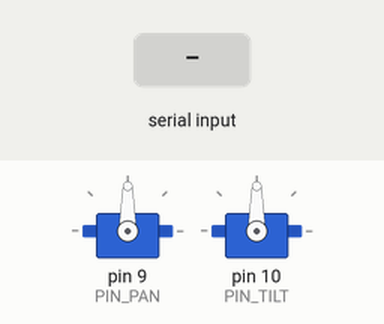
The sketch below on a simulated Arduino Uno, built with avr-gcc and run on an emulated ATmega328P. On the bench: 2 × servo. The test bench sets the inputs (shaded band). What the sketch prints to the serial monitor is not drawn.

Above: at 1.2 s.
1.3 s: "90,45\n" received over Serial
At 2.7 s:
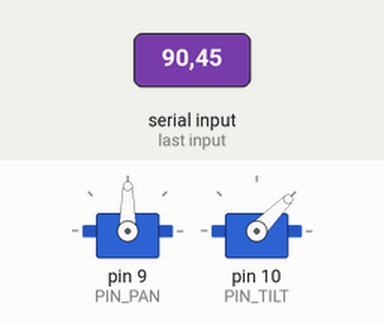
3.1 s: "30,150\n" received over Serial
At 4.4 s:
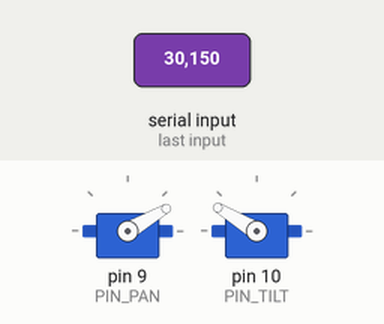
5.0 s: "1,90\n" received over Serial
At 6.7 s:
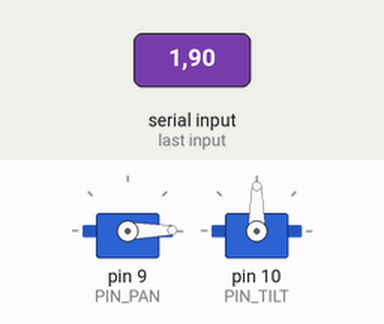
Timing chart, 0 to 8.2 s (numbered marks = the images above; inputs shaded):
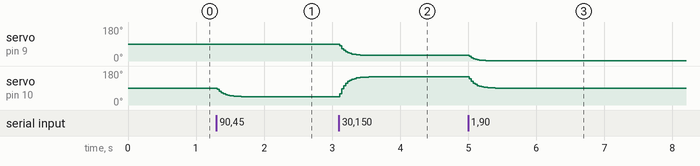

Measured:
- after the input at 1.3 s, servo on pin 10 (PIN_TILT): moves from 90° to 45° over 0.35 s, starting at once
- after the input at 3.1 s, servo on pin 9 (PIN_PAN): moves from 90° to 30° over 0.38 s, starting at once; servo on pin 10 (PIN_TILT): moves from 45° to 149° over 0.43 s, starting at once
- after the input at 5.0 s, servo on pin 9 (PIN_PAN): moves from 30° to 1° over 0.30 s, starting at once; servo on pin 10 (PIN_TILT): moves from 149° to 90° over 0.38 s, starting at once

The sketch:

torreta_arduino.ino
```cpp
/*
 * ============================================================
 * S.A.V.I.A. V7.0 — FIRMWARE TORRETA CENTINELA (Arduino)
 * Recibe comandos "PAN,TILT\n" desde radar.py vía USB/Serial
 * y posiciona dos servos (Pan / Tilt) con control suavizado.
 *
 * Hardware requerido:
 *   - Arduino UNO / Nano / Mega
 *   - Servo Pan  → Pin 9
 *   - Servo Tilt → Pin 10
 *   - Fuente externa 5V para los servos (NO usar el 5V del Arduino)
 *   - GND común entre Arduino y fuente externa
 *
 * Subir con baudios = 9600
 * ============================================================
 */

#include <Servo.h>

// ── Configuración de pines ────────────────────────────────
const int PIN_PAN  = 9;
const int PIN_TILT = 10;

// ── Límites físicos de la montura ─────────────────────────
const int SERVO_MIN  = 0;
const int SERVO_MAX  = 180;
const int SERVO_IDLE = 90;   // Posición neutral (mirando al frente)

// ── Suavizado de movimiento (lerp) ────────────────────────
// Un valor de 0.0 = sin movimiento, 1.0 = salto directo
// 0.15 da un movimiento fluido sin vibración
const float ALPHA = 0.15f;

Servo servoPan;
Servo servoTilt;

float pan_actual  = SERVO_IDLE;
float tilt_actual = SERVO_IDLE;

int   pan_objetivo  = SERVO_IDLE;
int   tilt_objetivo = SERVO_IDLE;

String buffer_serial = "";

// ── Clamp: limita un valor entre [min, max] ───────────────
int clamp(int val, int lo, int hi) {
  if (val < lo) return lo;
  if (val > hi) return hi;
  return val;
}

// ── Setup ─────────────────────────────────────────────────
void setup() {
  Serial.begin(9600);

  servoPan.attach(PIN_PAN);
  servoTilt.attach(PIN_TILT);

  // Posición inicial neutral
  servoPan.write(SERVO_IDLE);
  servoTilt.write(SERVO_IDLE);

  Serial.println("S.A.V.I.A. TORRETA LISTA. Esperando comandos PAN,TILT...");
}

// ── Loop principal ─────────────────────────────────────────
void loop() {

  // ── 1. Leer serial ──────────────────────────────────────
  while (Serial.available() > 0) {
    char c = (char)Serial.read();

    if (c == '\n') {
      // Procesar el comando recibido
      buffer_serial.trim();
      int coma = buffer_serial.indexOf(',');

      if (coma != -1) {
        int pan_cmd  = buffer_serial.substring(0, coma).toInt();
        int tilt_cmd = buffer_serial.substring(coma + 1).toInt();

        pan_objetivo  = clamp(pan_cmd,  SERVO_MIN, SERVO_MAX);
        tilt_objetivo = clamp(tilt_cmd, SERVO_MIN, SERVO_MAX);
      }

      buffer_serial = "";   // Limpiar buffer para el próximo comando

    } else {
      buffer_serial += c;
    }
  }

  // ── 2. Suavizado de movimiento (interpolación lineal) ───
  // Mueve gradualmente la posición actual hacia el objetivo
  pan_actual  += ALPHA * (pan_objetivo  - pan_actual);
  tilt_actual += ALPHA * (tilt_objetivo - tilt_actual);

  // ── 3. Escribir en servos ─────────────────────────────
  servoPan.write((int)pan_actual);
  servoTilt.write((int)tilt_actual);

  // ── 4. Delay mínimo para no saturar el servo ──────────
  delay(15);   // ~66 Hz de actualización de servo
}
```
